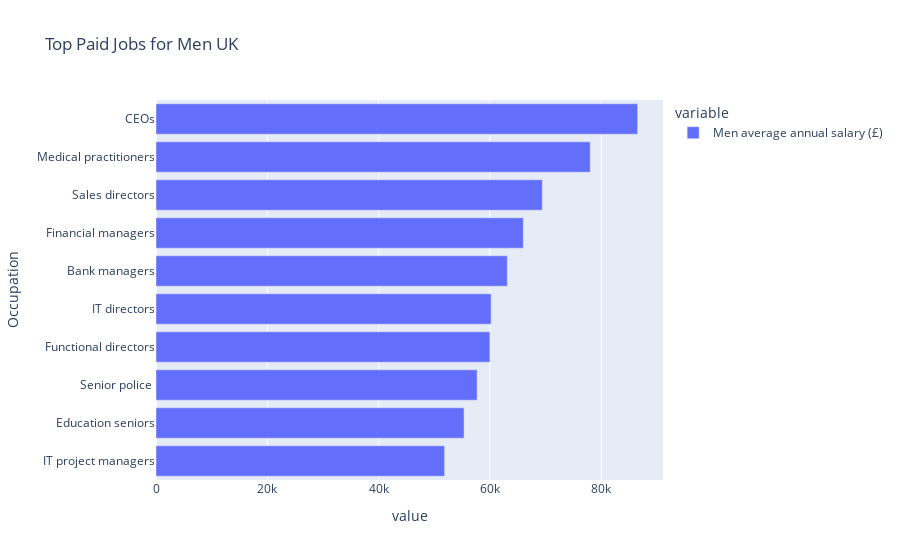

The notebook cell saved with this chart:
### Code cell
top_jobs = highest_paid_men_jobs.head(10).sort_values(ascending=True)
fig = px.bar(top_jobs, title='Top Paid Jobs for Men UK', orientation='h')
fig.show()

### Figure 1 — Plotly figure (JSON) as saved in the notebook; plotly's stock layout.template omitted (floating-point values rounded to 4 significant figures)
{"data": [{"alignmentgroup": "True", "hovertemplate": "variable=Men average annual salary (£)<br>value=%{x}<br>Occupation=%{y}<extra></extra>", "legendgroup": "Men average annual salary (£)", "marker": {"color": "#636efa", "pattern": {"shape": ""}}, "name": "Men average annual salary (£)", "offsetgroup": "Men average annual salary (£)", "orientation": "h", "showlegend": true, "textposition": "auto", "type": "bar", "x": [51863, 55357, 57701, 60000, 60215, 63133, 66000, 69417, 78025, 86551], "xaxis": "x", "y": ["IT project managers", "Education seniors", "Senior police ", "Functional directors", "IT directors", "Bank managers", "Financial managers", "Sales directors", "Medical practitioners", "CEOs"], "yaxis": "y"}], "layout": {"barmode": "relative", "legend": {"title": {"text": "variable"}, "tracegroupgap": 0}, "title": {"text": "Top Paid Jobs for Men UK"}, "xaxis": {"anchor": "y", "domain": [0, 1], "title": {"text": "value"}}, "yaxis": {"anchor": "x", "domain": [0, 1], "title": {"text": "Occupation"}}}}
